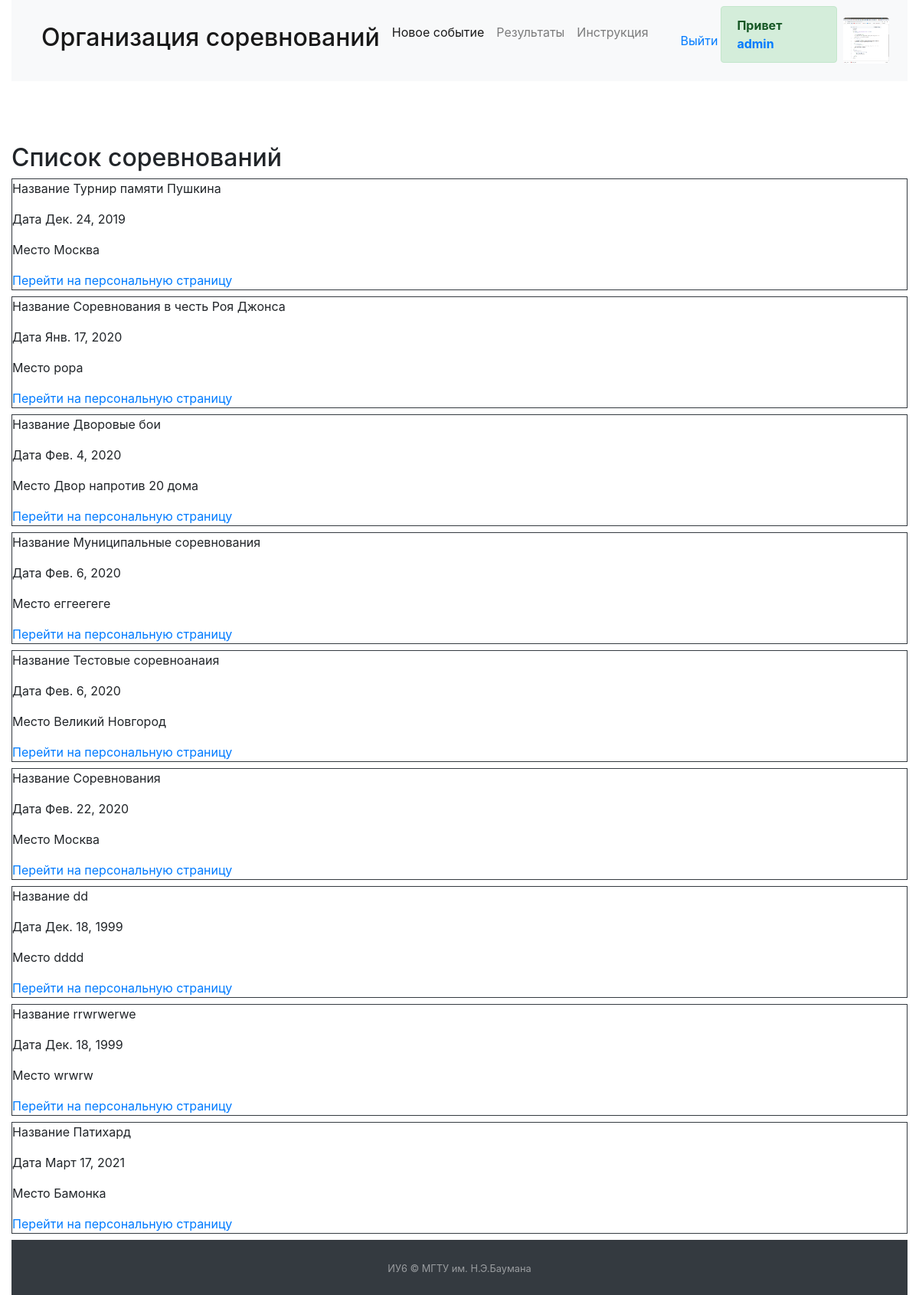
/event_list (signed in), run on the app's committed database.
### boxetime/models.py (models this page shows, shortened)
class Profile(models.Model):
    avatar = models.ImageField(default="default.png", upload_to="images/")
    user = models.OneToOneField(User, on_delete=models.CASCADE)

class Competition(models.Model):
    sport_choices = (
        ('Boxing', 'Бокс'),
        ('Kickboxing', 'Кикбоксинг')
    )
    title = models.CharField(max_length=100)
    date = models.DateField()
    place = models.CharField(max_length=255)
    responsible = models.TextField(blank=True)
    age = models.PositiveSmallIntegerField(blank=True)
    level = models.CharField(max_length=200)
    sport = models.CharField(max_length=50, choices=sport_choices, default='Boxing')
    description = models.TextField(blank=True)
    docs = models.FileField(upload_to='docs/', blank=True, null=True)
    author = models.ForeignKey(User, on_delete=models.CASCADE)

### boxetime/views.py (the view)
# urls.py: path('event_list', views.EventListView.as_view(), name="event_list"),
class EventListView(ListView):
    template_name = "event_list.html"
    model = Competition
    context_object_name = "event_list"

### boxetime/templates/event_list.html
{% extends 'base.html' %}
{% load static %}
{% block content %}
    <p class="h2 mt-5">Список соревнований</p>
    {% for event in event_list %}
        <div class="border border-dark my-2">
            <p>Название {{ event.title }}</p>
            <p>Дата {{ event.date }}</p>
            <p>Место {{ event.place }}</p>
            <a href="{% url 'concrete_event' event.id %}">Перейти на персональную страницу</a></div>
    {% endfor %}
{% endblock %}

### boxetime/templates/base.html (shortened to what this page needs)
<!DOCTYPE html>
<html lang="en">
<head>
    {% load staticfiles %}
    <link rel="stylesheet" type="text/css" href="{% static "css/bootstrap.min.css" %}"/>
    <link rel="stylesheet" href="{% static "css/style.css" %}"/>
</head>
<body class="container-fluid mb-2">
<div class="main-block">
    <header>
        <nav class="navbar navbar-expand-md navbar-light bg-light">
            <div class="navbar-search col-9 d-flex flex-row">
                <ul class="navbar-nav">
                    <li class="nav-item active">
                        <a class="nav-link" href="/"><h2>Организация соревнований</h2></a>
                    </li>
                    <li class="nav-item active">
                        <a class="nav-link" href="{% url "new_event" %}">Новое событие</a>
                    </li>
                    <li class="nav-item">
                        <a class="nav-link" href="{% url "event_list" %}">Результаты</a>
                    </li>
                    <li class="nav-item">
                        <a class="nav-link" href="{% url "instruction" %}">Инструкция</a>
                    </li>
                </ul>
            </div>
            {% if user.is_authenticated %}
                <a href="{% url 'logout' %}?next={{ request.path }}" class="mx-1">Выйти</a>
                <strong class="alert alert-success">Привет <a
                        href="{% url 'cabinet' %}"> {{ user.username }}</a></strong>
                <a href="{% url "cabinet" %}"><img src="{{ user.profile.avatar.url }}" class="rounded m-2"
                                                   alt="Avatar" width="60" height="60"/></a>
            {% else %}
                <a href="{% url "signup" %}" class="mx-1 btn btn-secondary">Регистр.</a>
                <a href="{% url "login" %}?next={{ request.path }}" class="btn btn-primary">Войти</a>
            {% endif %}
        </nav>
    </header>
    <div class="main-content">
        {% block content %}
        {% endblock %}
    </div>
    <footer id="sticky-footer" class="py-4 bg-dark text-white-50">
        <div class="text-center">
            <small>ИУ6 &copy; МГТУ им. Н.Э.Баумана</small>
        </div>
    </footer>
</div>
</body>
</html>

### boxetime/static/css/style.css (style rules this page uses)
.main-block { display: flex; flex-direction: column; height: 100vh; }
.main-content { flex: 1 0 auto; }
#sticky-footer { flex-shrink: 0; }

### data on the page
Competition: title "Турнир памяти Пушкина", date "Дек. 24, 2019", place "Москва"
Competition: title "Соревнования в честь Роя Джонса", date "Янв. 17, 2020", place "popa"
Competition: title "Дворовые бои", date "Фев. 4, 2020", place "Двор напротив 20 дома"
Competition: title "Муниципальные соревнования", date "Фев. 6, 2020", place "еггеегеге"
Competition: title "Тестовые соревноанаия", date "Фев. 6, 2020", place "Великий Новгород"
Competition: title "Соревнования", date "Фев. 22, 2020", place "Москва"
Competition: title "dd", date "Дек. 18, 1999", place "dddd"
Competition: title "rrwrwerwe", date "Дек. 18, 1999", place "wrwrw"
Competition: title "Патихард", date "Март 17, 2021", place "Бамонка"

### other printed values
{{ user.username }} "admin"
